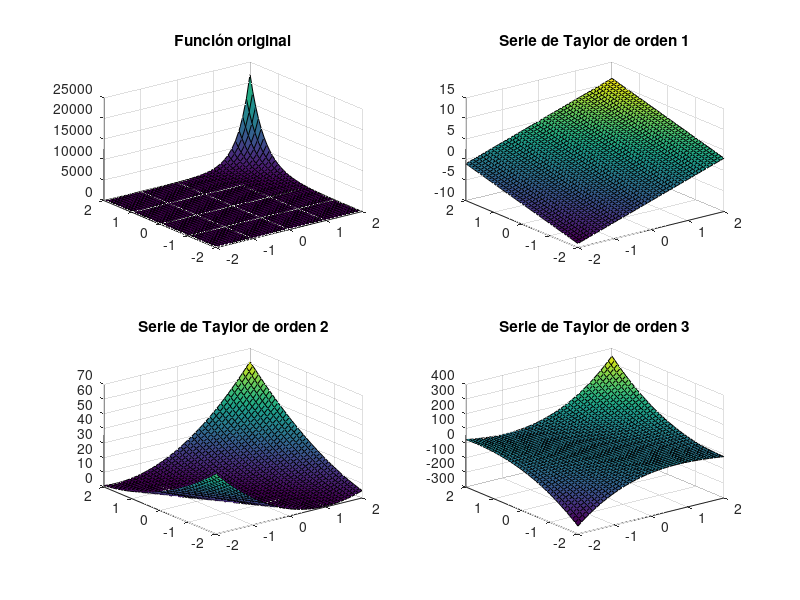

Recreate this plot in MATLAB.
%%Para la función g(x) = exp(3x+2y):
clear all;
close all;

x = [-2:0.1:2];
y = [-2:0.1:2];
[xx,yy] = meshgrid(x,y);
z = exp(3.*xx + 2.*yy);
z1= 1 + 3.*xx + 2.*yy;
z2= 1 + 3.*xx + 2.*yy + (9.*xx.^2)/2 + 6.*xx.*yy + 2.*yy.^2;
z3 = 1 + 3.*xx + 2.*yy + (9.*xx.^2)/2 + 6.*xx.*yy + 2.*yy.^2 + (27.*xx.^3)/6 + (18.*xx.^2).*yy + (12.*xx).*(yy.^2) + (8.*(yy.^3))/6;

% Creación de las gráficas
figure;
subplot(2,2,1); surf(xx, yy, z); title('Función original');
subplot(2,2,2); surf(xx, yy, z1); title('Serie de Taylor de orden 1');
subplot(2,2,3); surf(xx, yy, z2); title('Serie de Taylor de orden 2');
subplot(2,2,4); surf(xx, yy, z3); title('Serie de Taylor de orden 3');
